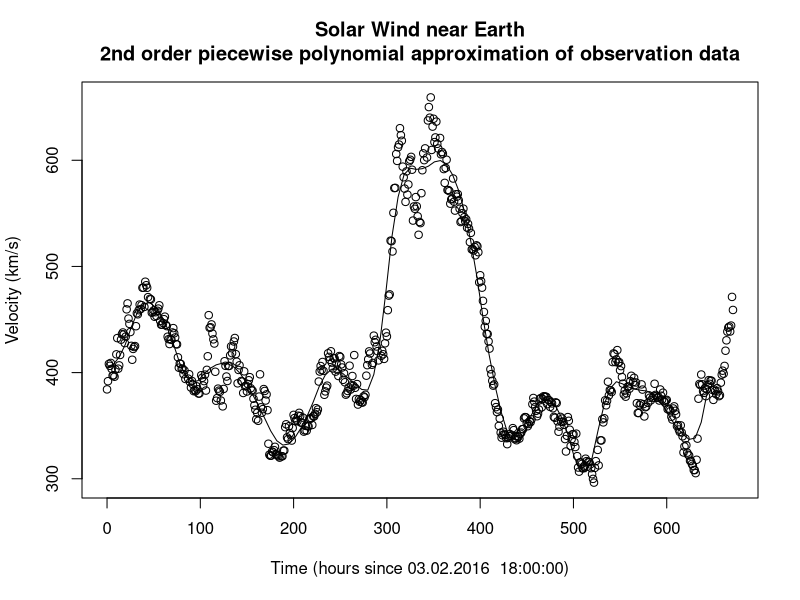

This chart was generated by the following R code:
obs <- read.csv('SampleData/observations.csv', header = T, sep = ';')
colnames(obs) <- c('t','v')

step <- 25
left <-0
right <- 650

nodes <- seq(from=left, to=right, by=step)

poly_f <-function(p,step,t) {
  i <- t %/% step
  return (p[i*3+1]*t*t+p[i*3+2]*t+p[i*3+3]);
}

getP <- function(initSlope,X,Y) {
  res <- numeric((length(X)-1)*3)
  Y1 <- numeric(length(Y))
  Y1[1] <- initSlope
  for(i in 1:(length(X)-1)) {
    x_i <- X[i]
    x_i1 <- X[i+1]
    a <- matrix(
      c(x_i1*x_i1,x_i1,1,
      x_i*x_i,x_i,1,
      2*x_i,1,0), nrow = 3, byrow = T)
    r_part <- c(Y[i+1],Y[i],Y1[i])
    s <- solve(a,r_part)
    Y1[i+1]=2*s[1]*x_i1+s[2]
    res[(i-1)*3+1]=s[1]
    res[(i-1)*3+2]=s[2]
    res[(i-1)*3+3]=s[3]
  }
  return(res)
}

poly_fitted <- function(initSlope,X,Y,step) {
  p1 <- getP(initSlope,X,Y)
  
  return(function(x) {
    poly_f(p1,step,x)
    }
  );
}

testInitSlope <- 0

toMinimize <- function(x) {
  sqErr <- 0
  cur_x_fitted <- poly_fitted(testInitSlope,nodes,x,step)
  for(j in 1:nrow(obs)){
    dif1 <- cur_x_fitted(obs$t[j])-obs$v[j]
    if(! is.na(dif1))
      sqErr <- sqErr + dif1*dif1
  }
  return(sqErr)
}

init <- rep(400, length(nodes))

opt_res1 <- optim(init,toMinimize, , method = "BFGS",control = list(maxit = 500))

plot(obs$t,obs$v,
     xlab = "Time (hours since 03.02.2016  18:00:00)",
     ylab="Velocity (km/s)",
     main = "Solar Wind near Earth\n2nd order piecewise polynomial approximation of observation data")

res1_poly <- poly_fitted(testInitSlope,nodes,opt_res1$par,step)
curve(res1_poly,add = T, from = 0, to = 650)

#testX = c(0,5,10,15,20)
#testY = c(10,5,5,12,14)

#p1 <-getP(-3,testX,testY)



#poly_f1 <- function(x) {
#  return(poly_f(p1,5,x))
#}
#plot(testX,testY,ylim=c(0,20))
#curve(poly_f1,add = T, from = 0, to = 20)
